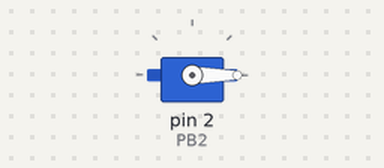
This sketch was run on a simulated Arduino Uno, built with avr-gcc and run on an emulated ATmega328P. On the bench: servo. Wiring (inferred from the names in the program): servo: signal pin 2. Servo pulses on a pin are drawn as a servo (544–2400 µs = 0–180°).

Above: at 0.05 s.
At 1.0 s:
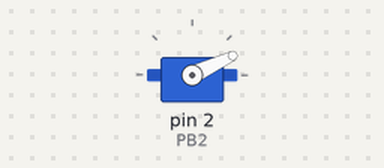
At 1.95 s:
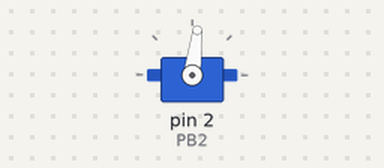
At 3.85 s:
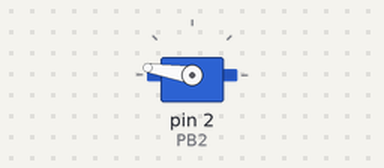
Timing chart, 0 to 8.9 s (numbered marks = the images above):
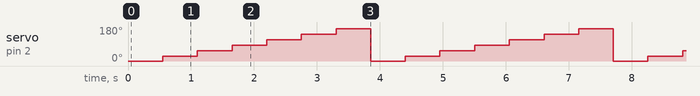

The sketch:

221209_ServoMotorTestCodeForAttiny13aViaArduino_2022_01.ino
```cpp
//"ServoMotorTestCodeForAttiny13aViaArduino_2022" from @deckeye
//Arduino から、”Arduino as ASP（MicroCore）” を使って、ATtiny13a に書き込みをして、サーボモーターを動かすプログラムです。
//詳細などは、底部に書いておきます。

#define PB2 2 //7番ピン
unsigned int ServoHighMicroSec = 500; //500-2400μs。パルス長。

void setup() {
  pinMode(PB2, OUTPUT);
}

void loop() {

  //HIGHの時間が2400μsを超えたら、500μsにリセット。
  if(ServoHighMicroSec > 2400){
    ServoHighMicroSec = 500;
  }

  //しばらく同じ長さのパルスを出し続けるコードです
  for(int i=0; i<30; i++){
    //しばらく(30ループ分)同じパルスを出し続ける。
    //パルスを出している間しか動いてくれない(10カウントだと回転途中で終わる)
    //ので、気持ち長めの30カウント()にしました。
    digitalWrite(PB2, HIGH);
      delayMicroseconds(ServoHighMicroSec);
      //delayMicroseconds()は、16383μs以内の値を指定しないと正常動作しないので、以下では10000μsずつに分割してます。
    digitalWrite(PB2, LOW);
      delayMicroseconds(8000); //仕様上20000μsまでは入れられない(16383μs以内)ので、10000μsに分割。
      delayMicroseconds(10000-ServoHighMicroSec); //周期長から、HIGHの時間分引いている感じですね。
  }

  //パルスを出した後、念のため上のコードの通りLOWのまましばらく待たせてみてます(ここのコードは無くても動作します)
  delay(10); //10ms

  //パルス長を300μsずつ増やしていく。
  ServoHighMicroSec = ServoHighMicroSec + 300;
}

//設定項目など詳細情報
//Arduino IDE Ver.1.8.13 で動作確認済み。2022年12月時点では、MocroCoreがIDEVer.2系には対応してないみたいです(エラーが出る。異論は募集中。)
//他の記事を参考にしながら、MicroCoreのATtiney13aを動かす記事を見て、設定してみてください。
//周波数は"9.6MHz internal osc."でやってます。
//タイミングは"micros enablaed"でやってます。
//動作確認時は、ATtiney13a の電源は、Arduinoではなく、別電源からの供給にしてください(でないと電流不足で再起動＋信号電流不足してるっぽいです)
//本当はサーボ周りのライブラリを使いたかったのですが、どうにも上手く扱えなかったので、digitalWrite()とdelayMicroseconds()のゴリ押しPWMでやっています。
//この辺のゴリ押し具合は、IchigoJam で身に付けたのかもしれません。
//ともあれ、この辺で。 deckeye こと中村拓也でした。
```

Measured:
- by itself, servo on pin 2 (PB2): repeats every 3.9 s: 54° 0.55 s, 83° 0.55 s, 112° 0.55 s, 142° 0.55 s, 171° 0.55 s, 0° 0.55 s, 25° 0.55 s
